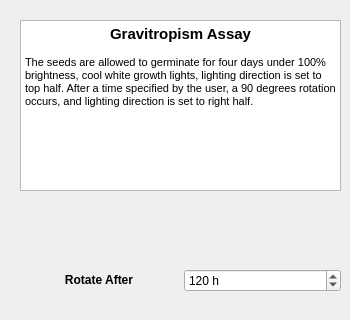
      <widget class="QWidget" name="tab_3">
       <attribute name="title">
        <string>Gravitropism</string>
       </attribute>
       <widget class="QTextBrowser" name="gravitropism_textBrowser">
        <property name="geometry">
         <rect>
          <x>20</x>
          <y>20</y>
          <width>321</width>
          <height>171</height>
         </rect>
        </property>
        <property name="html">
         <string>&lt;!DOCTYPE HTML PUBLIC &quot;-//W3C//DTD HTML 4.0//EN&quot; &quot;http://www.w3.org/TR/REC-html40/strict.dtd&quot;&gt;
&lt;html&gt;&lt;head&gt;&lt;meta name=&quot;qrichtext&quot; content=&quot;1&quot; /&gt;&lt;style type=&quot;text/css&quot;&gt;
p, li { white-space: pre-wrap; }
&lt;/style&gt;&lt;/head&gt;&lt;body style=&quot; font-family:'MS Shell Dlg 2'; font-size:8.25pt; font-weight:400; font-style:normal;&quot;&gt;
&lt;p align=&quot;center&quot; style=&quot; margin-top:0px; margin-bottom:0px; margin-left:0px; margin-right:0px; -qt-block-indent:0; text-indent:0px;&quot;&gt;&lt;span style=&quot; font-family:'MS Shell Dlg 2'; font-size:11pt; font-weight:600;&quot;&gt;Gravitropism Assay&lt;/span&gt;&lt;/p&gt;
&lt;p style=&quot;-qt-paragraph-type:empty; margin-top:0px; margin-bottom:0px; margin-left:0px; margin-right:0px; -qt-block-indent:0; text-indent:0px; font-family:'MS Shell Dlg 2';&quot;&gt;&lt;br /&gt;&lt;/p&gt;
&lt;p style=&quot; margin-top:0px; margin-bottom:0px; margin-left:0px; margin-right:0px; -qt-block-indent:0; text-indent:0px;&quot;&gt;&lt;span style=&quot; font-family:'MS Shell Dlg 2';&quot;&gt;The seeds are allowed to germinate for four days under 100% brightness, cool white growth lights, lighting direction is set to top half. After a time specified by the user, a 90 degrees rotation occurs, and lighting direction is set to right half.&lt;/span&gt;&lt;/p&gt;&lt;/body&gt;&lt;/html&gt;</string>
        </property>
       </widget>
       <widget class="QWidget" name="gridLayoutWidget_5">
        <property name="geometry">
         <rect>
          <x>20</x>
          <y>250</y>
          <width>321</width>
          <height>61</height>
         </rect>
        </property>
        <layout class="QGridLayout" name="gridLayout_5">
         <item row="0" column="0">
          <widget class="QLabel" name="rotateAfter_label">
           <property name="text">
            <string>&lt;html&gt;&lt;head/&gt;&lt;body&gt;&lt;p align=&quot;center&quot;&gt;&lt;span style=&quot; font-weight:600;&quot;&gt;Rotate After&lt;/span&gt;&lt;/p&gt;&lt;/body&gt;&lt;/html&gt;</string>
           </property>
          </widget>
         </item>
         <item row="0" column="1">
          <widget class="QSpinBox" name="gravitropism_spinBox">
           <property name="suffix">
            <string> h</string>
           </property>
           <property name="minimum">
            <number>1</number>
           </property>
           <property name="maximum">
            <number>999</number>
           </property>
           <property name="value">
            <number>120</number>
           </property>
          </widget>
         </item>
        </layout>
       </widget>
      </widget>
